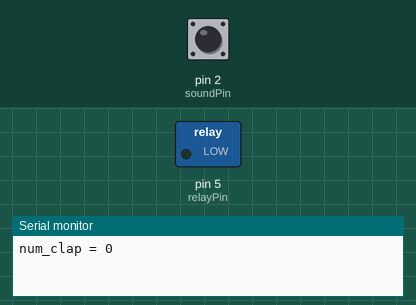
Simulated run of this sketch. Board: Arduino Uno, built with avr-gcc and run on an emulated ATmega328P. On the bench: switched loads named in the sketch (green lamp = pin HIGH), the last lines printed to the serial monitor. Dashed ring = blinking. The test bench sets the inputs (shaded band); at power-on: pin 2 (soundPin) LOW.

Above: at 1.2 s.
1.3 s: pin 2 (soundPin) pulsed HIGH 5 times (0.12 s each, 0.3 s apart)
At 1.66 s:
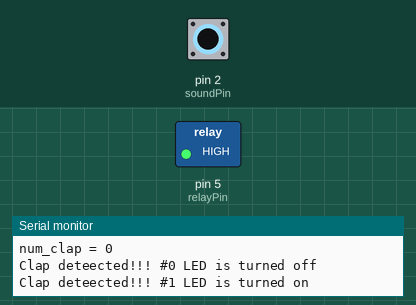
Timing chart, 0 to 4.3 s (numbered marks = the images above; inputs shaded):
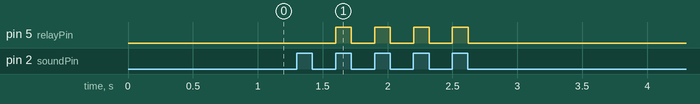

Measured:
- after the input at 1.3 s, pin 5 (relayPin): alternates HIGH for 0.12 s and LOW for 0.18 s, 8 changes in all, then stays LOW, starting after 0.30 s

The sketch:

code_check2.ino
```cpp
int soundPin = 2;
int relayPin = 5;
unsigned long previous_time=0;

bool check_clap() {
    static unsigned long current_time;
    char sw;
    if (sw) {
        return false;
    } else {
        current_time = millis();
        if ((current_time - previous_time) > 50 && (current_time - previous_time) < 500) {
            previous_time = millis();
            return true;
        } else {
            previous_time = millis();
            return false;
        }
    }
}

int val;
int state;
int num_clap;

void setup() {
    EICRA |= (1 << CS00);
    EIMSK |= (1 << INT0);
    pinMode(relayPin, OUTPUT);
    pinMode(soundPin, INPUT);
    Serial.begin (9600);
    state = 0;
    num_clap = 0;
    Serial.println("num_clap = 0");
}

ISR(INT0_vect) {
    val = check_clap();

    if (val == true) {
        Serial.print("Clap deteected!!! #");
        Serial.print(num_clap);
        num_clap++;

        if (num_clap%2 == 1) {
            state = 0;
            Serial.println(" LED is turned off");
        } else {
            state = 1;
            Serial.println(" LED is turned on");
        }
    }

    if (state == 1)
        digitalWrite(relayPin, HIGH);
    else
        digitalWrite(relayPin, LOW);
}

void loop()
{

}
```
